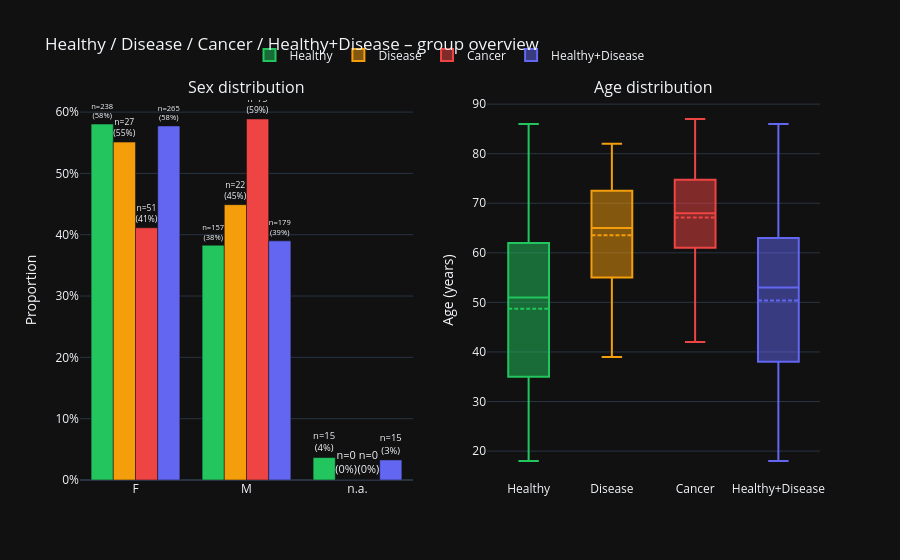

The notebook cell this image was saved under:
### Code cell
from utilz.helpers import plot_group_overview

def make_group(mask):
    return (
        ds.y[mask].reset_index(drop=True),
        ds.sex[mask].reset_index(drop=True),
        ds.age[mask].reset_index(drop=True),
        ds.meta['Stage'][mask].reset_index(drop=True),
    )

m_healthy  = ds.y == HEALTHY
m_disease  = ds.y == DISEASE
m_cancer   = ds.y == CANCER
m_hd       = m_healthy | m_disease

splits_by_group = {
    'Healthy':          make_group(m_healthy),
    'Disease':          make_group(m_disease),
    'Cancer':           make_group(m_cancer),
    'Healthy+Disease':  make_group(m_hd),
}
plot_group_overview(
    splits_by_group,
    colors={
        'Healthy':         '#22c55e',
        'Disease':         '#f59e0b',
        'Cancer':          '#ef4444',
        'Healthy+Disease': '#6366f1',
    }
)

### Figure 1 — Plotly figure (JSON) as saved in the notebook; plotly's stock layout.template omitted (floating-point values rounded to 4 significant figures; data arrays with more than 128 entries replaced by an {"elided": "..."} marker saying what was removed)
{"data": [{"marker": {"color": "#22c55e"}, "name": "Healthy", "showlegend": false, "text": ["n=238<br>(58%)", "n=157<br>(38%)", "n=15<br>(4%)"], "textposition": "outside", "x": ["F", "M", "n.a."], "y": [0.5805, 0.3829, 0.03659], "type": "bar", "xaxis": "x", "yaxis": "y"}, {"boxmean": true, "marker": {"color": "#22c55e"}, "name": "Healthy", "showlegend": true, "y": {"elided": "410 float values"}, "type": "box", "xaxis": "x2", "yaxis": "y2"}, {"marker": {"color": "#f59e0b"}, "name": "Disease", "showlegend": false, "text": ["n=27<br>(55%)", "n=22<br>(45%)", "n=0<br>(0%)"], "textposition": "outside", "x": ["F", "M", "n.a."], "y": [0.551, 0.449, 0], "type": "bar", "xaxis": "x", "yaxis": "y"}, {"boxmean": true, "marker": {"color": "#f59e0b"}, "name": "Disease", "showlegend": true, "y": [70.0, 82.0, 56.0, 51.0, 76.0, 59.0, 44.0, 59.0, 46.0, 44.0, 80.0, 58.0, 74.0, 55.0, 49.0, 60.0, 39.0, 76.0, 74.0, 71.0, 65.0, 51.0, 68.0, 77.0, 78.0, 74.0, 63.0, 75.0, 47.0, 51.0, 60.0, 69.0, 63.0, 55.0, 69.0, 71.0, 64.0, 62.0, 65.0, 80.0, 65.0, 72.0, 67.0, 67.0, 55.0, 74.0, 65.0, 65.0, 54.0], "type": "box", "xaxis": "x2", "yaxis": "y2"}, {"marker": {"color": "#ef4444"}, "name": "Cancer", "showlegend": false, "text": ["n=51<br>(41%)", "n=73<br>(59%)", "n=0<br>(0%)"], "textposition": "outside", "x": ["F", "M", "n.a."], "y": [0.4113, 0.5887, 0], "type": "bar", "xaxis": "x", "yaxis": "y"}, {"boxmean": true, "marker": {"color": "#ef4444"}, "name": "Cancer", "showlegend": true, "y": [75.0, 75.0, 58.0, 58.0, 61.0, 61.0, 65.0, 61.0, 51.0, 71.0, 73.0, 82.0, 71.0, 81.0, 56.0, 74.0, 72.0, 76.0, 72.0, 70.0, 74.0, 87.0, 53.0, 53.0, 73.0, 69.0, 72.0, 66.0, 57.0, 66.0, 66.0, 56.0, 68.0, 71.0, 64.0, 53.0, 52.0, 75.0, 43.0, 68.0, 62.0, 73.0, 76.0, 61.0, 62.0, 76.0, 60.0, 83.0, 51.0, 80.0, 79.0, 54.0, 67.0, 63.0, 67.0, 81.0, 76.0, 67.0, 72.0, 76.0, 77.0, 83.0, 81.0, 64.0, 74.0, 68.0, 49.0, 65.0, 51.0, 56.0, 59.0, 47.0, 75.0, 65.0, 42.0, 78.0, 67.0, 75.0, 64.0, 80.0, 51.0, 70.0, 56.0, 81.0, 61.0, 77.0, 83.0, 73.0, 78.0, 77.0, 64.0, 82.0, 68.0, 62.0, 68.0, 67.0, 60.0, 74.0, 69.0, 72.0, 52.0, 65.0, 73.0, 73.0, 54.0, 73.0, 74.0, 77.0, 68.0, 63.0, 47.0, 61.0, 55.0, 68.0, 54.0, 62.0, 63.0, 78.0, 74.0, 63.0, NaN, 68.0, 79.0, 63.0], "type": "box", "xaxis": "x2", "yaxis": "y2"}, {"marker": {"color": "#6366f1"}, "name": "Healthy+Disease", "showlegend": false, "text": ["n=265<br>(58%)", "n=179<br>(39%)", "n=15<br>(3%)"], "textposition": "outside", "x": ["F", "M", "n.a."], "y": [0.5773, 0.39, 0.03268], "type": "bar", "xaxis": "x", "yaxis": "y"}, {"boxmean": true, "marker": {"color": "#6366f1"}, "name": "Healthy+Disease", "showlegend": true, "y": {"elided": "459 float values"}, "type": "box", "xaxis": "x2", "yaxis": "y2"}], "layout": {"xaxis": {"anchor": "y", "domain": [0.0, 0.45]}, "yaxis": {"anchor": "x", "domain": [0.0, 1.0], "title": {"text": "Proportion"}, "tickformat": ".0%"}, "xaxis2": {"anchor": "y2", "domain": [0.55, 1.0]}, "yaxis2": {"anchor": "x2", "domain": [0.0, 1.0], "title": {"text": "Age (years)"}}, "annotations": [{"font": {"size": 16}, "showarrow": false, "text": "Sex distribution", "x": 0.225, "xanchor": "center", "xref": "paper", "y": 1.0, "yanchor": "bottom", "yref": "paper"}, {"font": {"size": 16}, "showarrow": false, "text": "Age distribution", "x": 0.775, "xanchor": "center", "xref": "paper", "y": 1.0, "yanchor": "bottom", "yref": "paper"}], "title": {"text": "Healthy / Disease / Cancer / Healthy+Disease – group overview"}, "legend": {"orientation": "h", "yanchor": "bottom", "y": 1.08, "xanchor": "center", "x": 0.5}, "barmode": "group"}}
